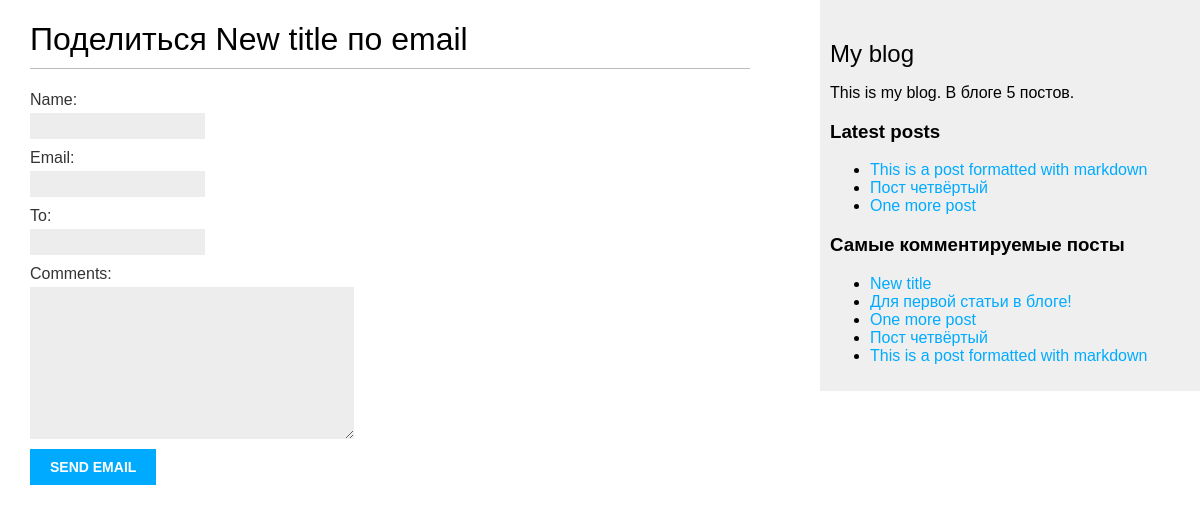
/blog/2/share/, run on the app's committed database.
### blog/models.py (models this page shows, shortened)
class Post(models.Model):
    STATUS_CHOICES = (
        ('draft', 'Draft'),
        ('published', 'Published'),
    )
    title = models.CharField(max_length=250)
    slug = models.SlugField(max_length=250, unique_for_date='publish')
    author = models.ForeignKey(User, on_delete=models.CASCADE, related_name='blog_posts')
    body = models.TextField()
    publish = models.DateTimeField(default=timezone.now)
    created = models.DateTimeField(auto_now_add=True)
    updated = models.DateTimeField(auto_now=True)
    status = models.CharField(max_length=10, choices=STATUS_CHOICES, default='draft')
    objects = models.Manager()  # Менеджер по умолчанию.
    published = PublishedManager()  # Новый менеджер.
    tags = TaggableManager()
    class Meta:
        ordering = ('-publish',)
    def get_absolute_url(self):
        return reverse(
            'blog:post_detail', args=[self.publish.year, self.publish.month, self.publish.day, self.slug]
        )

### blog/views.py (the view)
# urls.py: path('<int:post_id>/share/', views.post_share, name='post_share'),
def post_share(request, post_id):
    post = get_object_or_404(Post, id=post_id, status='published')
    sent = False
    if request.method == 'POST':
        form = EmailPostForm(request.POST)
        if form.is_valid():
            cd = form.cleaned_data
            post_url = request.build_absolute_uri(post.get_absolute_url())
            subject = '{} ({}) recommends you reading "{}"'.format(cd['name'], cd['email'], post.title)
            message = 'Read "{}" at {}\n\n{}\'s comments: {}'.format(post.title, post_url, cd['name'], cd['comments'])
            send_mail(subject, message, 'admin@myblog.com', [cd['to']])
            sent = True
    else:
        form = EmailPostForm()
    return render(request, 'blog/post/share.html', {'post': post, 'form': form, 'sent': sent})

### blog/forms.py
class EmailPostForm(forms.Form):
    name = forms.CharField(max_length=25)
    email = forms.EmailField()
    to = forms.EmailField()
    comments = forms.CharField(required=False, widget=forms.Textarea)

### blog/models.py (called while the page is built)
    def get_queryset(self):
        return super().get_queryset().filter(status='published')

### blog/templatetags/blog_tags.py (called while the page is built)
@register.simple_tag
def total_posts():
    return Post.published.count()

@register.inclusion_tag('blog/post/latest_posts.html')
def show_latest_posts(count=5):
    latest_posts = Post.published.order_by('-publish')[:count]
    return {'latest_posts': latest_posts}

@register.simple_tag
def get_most_commented_posts(count=5):
    return Post.published.annotate(total_comments=Count('comments')).order_by('-total_comments')[:count]

### blog/templates/blog/post/share.html (shortened to what this page needs)
{% extends "blog/base.html" %}
{% block content %}
    {% if sent %}
        <h1>Email успешно отправлен</h1>
        <p>"{{ post.title }}" успешно отправлен {{ form.cleaned_data.to }}.</p>
    {% else %}
        <h1>Поделиться {{ post.title }} по email</h1>
        <form action="." method="post">
            {% for field in form %}
                <div>
                    {{ field.label_tag }} {{ field }}
                </div>
            {% endfor %}
            <input type="submit" value="Send email">
        </form>
    {% endif %}
{% endblock %}

### blog/templates/blog/base.html (shortened to what this page needs)
<!DOCTYPE html>
{% load blog_tags %}
{% load static %}
<html lang="en">
<head>
    <link href='{% static "css/blog.css" %}' rel="stylesheet">
</head>
<body>
    <div id="content">
        {% block content %}{% endblock %}
    </div>
    <div id="sidebar">
        <h2>My blog</h2>
        <p>This is my blog. В блоге {% total_posts %} постов.</p>
        <h3>Latest posts</h3>
        {% show_latest_posts 3 %}
        <h3>Самые комментируемые посты</h3>
        {% get_most_commented_posts as most_commented %}
        <ul>
            {% for post in most_commented %}
                <li><a href="{{ post.get_absolute_url }}">{{ post.title }}</a></li>
            {% endfor %}
        </ul>
    </div>
</body>
</html>

### blog/templates/blog/post/latest_posts.html
<ul>
{% for post in latest_posts %}
<li><a href="{{ post.get_absolute_url }}">{{ post.title }}</a></li>
{% endfor %}
</ul>

### blog/static/css/blog.css (style rules this page uses)
body { margin:0; padding:0; font-family:helvetica, sans-serif; }
a { color:#00abff; text-decoration:none; }
h1 { font-weight:normal; border-bottom:1px solid #bbb; padding:0 0 10px 0; }
h2 { font-weight:normal; margin:30px 0 0; }
#content { float:left; width:60%; padding:0 0 0 30px; }
#sidebar { float:right; width:30%; padding:10px; background:#efefef; height:100%; }
label { float:left; clear:both; color:#333; margin-bottom:4px; }
input, textarea { clear:both; float:left; margin:0 0 10px; background:#ededed; border:0; padding:6px 10px; font-size:12px; }
input[type=submit] { font-weight:bold; background:#00abff; color:#fff; padding:10px 20px; font-size:14px; text-transform:uppercase; }

### data on the page
Post: title "New title"
Post: title "This is a post formatted with markdown"
Post: title "Пост четвёртый"
Post: title "One more post"
Post: title "Для первой статьи в блоге!"

### other printed values
{{ field.label_tag }} "Name:" "Email:" "To:" "Comments:"
